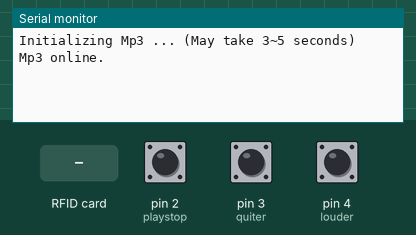
Simulated run of this sketch. Board: Arduino Mega 2560, built with avr-gcc and run on an emulated ATmega2560. Shown: the last lines printed to the serial monitor. The inputs (shaded band) are chosen by the test bench; at power-on: pin 2 (playstop) HIGH, pin 3 (quiter) HIGH, pin 4 (louder) HIGH. The audio player accepts every command and is not drawn.

Above: at 1.7 s.
1.8 s: pin 2 (playstop) pulled LOW for 0.15 s
At 3.0 s:
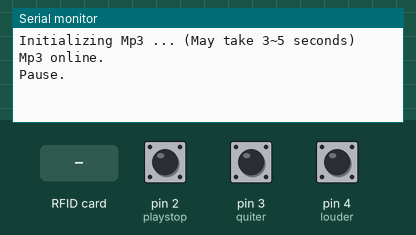
3.4 s: pin 3 (quiter) pulled LOW for 0.15 s
At 4.6 s:
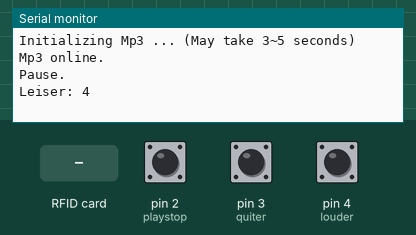
5.0 s: pin 4 (louder) pulled LOW for 0.15 s
At 5.7 s:
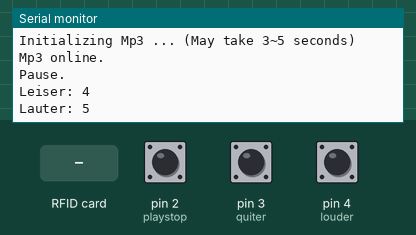
6.6 s: RFID card 5E 7A 19 C4 held to the reader
At 7.8 s:
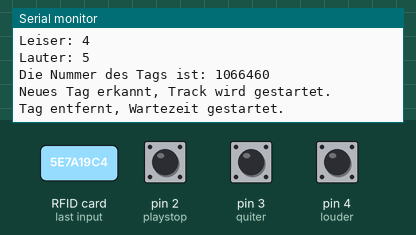
8.1 s: pin 2 (playstop) pulled LOW for 1 s
At 8.5 s:
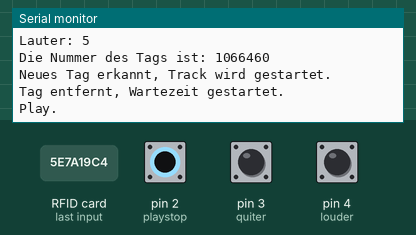
10.6 s: RFID card 5E 7A 19 C4 held to the reader
At 11.1 s:
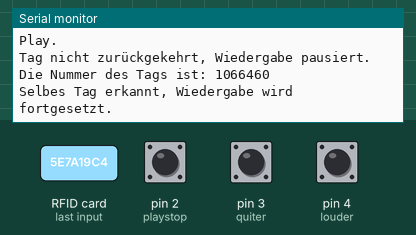

Measured:
- after the input at 1.8 s, the serial monitor: prints a new line at once (image 1)
- after the input at 3.4 s, the serial monitor: prints a new line at once (image 2)
- after the input at 5.0 s, the serial monitor: prints a new line at once (image 3)
- after the input at 6.6 s, the serial monitor: prints a new line at once (image 4)
- after the input at 8.1 s, the serial monitor: prints a new line at once (image 5)
- after the input at 10.6 s, the serial monitor: prints a new line at once (image 6)

The sketch:

hmyBox.ino
```cpp
#include "Arduino.h"
#include "SoftwareSerial.h"
#include <DFRobotDFPlayerMini.h>
#include <SPI.h>
#include <MFRC522.h>

#define SDA_PIN 53  // SDA ist der CS/SS-Pin
#define RST_PIN 5   // Reset-Pin
#define LED 13
#define playstop 2 // Taste für Play und Pause
#define louder 4   // Taste für Lauter
#define quiter 3   // Taste für Leiser

int isPause = 0;
int vol = 5;
const unsigned long debounceDelay = 50; // 50ms Entprellzeit
bool isTagPresent = false; // Speichert, ob ein Tag erkannt ist
unsigned long lastSeenTagTime = 0;  // Zeitstempel der letzten Tag-Erkennung

// Zustandsvariablen für Tasten
int lastPlayStopState = LOW;
int lastLouderState = LOW;
int lastQuieterState = LOW;
long lastTagCode = 0;               // Speichert den Code des letzten Tags
int lastTrackPosition = 0;          // Speichert die letzte Position des Tracks
unsigned long playbackStartTime = 0; // Zeitpunkt, an dem die Wiedergabe gestartet wurde
unsigned long pausedTime = 0;       // Gespeicherte Wiedergabezeit (geschätzt)


unsigned long lastDebounceTimePlayStop = 0;
unsigned long lastDebounceTimeLouder = 0;
unsigned long lastDebounceTimeQuieter = 0;
bool tagRemoved = false;             // Verfolgt, ob das Tag entfernt wurde
unsigned long tagRemoveStartTime = 0; // Zeitstempel, wann das Tag entfernt wurde
const unsigned long tagTimeout = 2000; // 2 Sekunden Timeout für Entfernen


SoftwareSerial mySoftwareSerial(10, 11); // RX, TX
DFRobotDFPlayerMini myDFPlayer;

MFRC522 mfrc522(SDA_PIN, RST_PIN); // RFID

void setup() {
  Serial.begin(9600);
  SPI.begin();
  mfrc522.PCD_Init();

  Serial.println(F("Initializing Mp3 ... (May take 3~5 seconds)"));
  mySoftwareSerial.begin(9600);
  if (!myDFPlayer.begin(mySoftwareSerial)) {
    Serial.println(F("Error: Mp3 Fehler."));
    while (true);
  } else
  myDFPlayer.playMp3Folder(1); // Spielt StartUp "0001.mp3" aus dem Ordner "ADVERT" ab
  Serial.println(F("Mp3 online."));
  myDFPlayer.volume(vol);


  pinMode(playstop, INPUT_PULLUP); // Interner Pull-Up-Widerstand
  pinMode(louder, INPUT_PULLUP);
  pinMode(quiter, INPUT_PULLUP);

}

void loop() {
  unsigned long currentTime = millis();

  // Play/Pause-Taste
  int currentPlayStopState = digitalRead(playstop);
  if (currentPlayStopState != lastPlayStopState && currentPlayStopState == LOW) {
    if (currentTime - lastDebounceTimePlayStop > debounceDelay) {
      lastDebounceTimePlayStop = currentTime;
      isPause = !isPause;
      if (isPause) {
        myDFPlayer.pause();
        Serial.println(F("Pause."));
      } else {
        myDFPlayer.start();
        Serial.println(F("Play."));
      }
    }
  }
  lastPlayStopState = currentPlayStopState;

  // Lauter-Taste
  int currentLouderState = digitalRead(louder);
  if (currentLouderState != lastLouderState && currentLouderState == LOW) {
    if (currentTime - lastDebounceTimeLouder > debounceDelay) {
      lastDebounceTimeLouder = currentTime;
      vol = min(vol + 1, 30);
      myDFPlayer.volume(vol);
      Serial.print(F("Lauter: "));
      Serial.println(vol);
    }
  }
  lastLouderState = currentLouderState;

  // Leiser-Taste
  int currentQuieterState = digitalRead(quiter);
  if (currentQuieterState != lastQuieterState && currentQuieterState == LOW) {
    if (currentTime - lastDebounceTimeQuieter > debounceDelay) {
      lastDebounceTimeQuieter = currentTime;
      vol = max(vol - 1, 0);
      myDFPlayer.volume(vol);
      Serial.print(F("Leiser: "));
      Serial.println(vol);
    }
  }
  lastQuieterState = currentQuieterState;

// Prüfen, ob ein neues Tag in Reichweite ist
  if (mfrc522.PICC_IsNewCardPresent() && mfrc522.PICC_ReadCardSerial()) {


    long code = 0;
    for (byte i = 0; i < mfrc522.uid.size; i++) { // Erkennt UID of NFC
      code = ((code + mfrc522.uid.uidByte[i]) * 10);
    }

        if (code == lastTagCode){
    lastSeenTagTime = currentTime; // Aktualisiere die Zeit, in der das Tag zuletzt erkannt wurde
    }

    if (!isTagPresent) {
      if(tagRemoved){
        Serial.print("Wartezeit gestoppt.");
        tagRemoved = false;
      }

      isTagPresent = true;
      Serial.print("Die Nummer des Tags ist: ");
      Serial.println(code);

      if (code == lastTagCode) {
        // Selbes Tag erkannt, Wiedergabe fortsetzen
        Serial.println("Selbes Tag erkannt, Wiedergabe wird fortgesetzt.");
        myDFPlayer.start(); // Wiedergabe an der letzten Position fortsetzen
      } else {
        // Neues Tag, Track abspielen
        lastTagCode = code;
            //readCard();

        Serial.println("Neues Tag erkannt, Track wird gestartet.");
         myDFPlayer.stop();
        switch(code){
          case 268187580:
            myDFPlayer.playFolder(1, 1); // Beispiel: Ordner 2, Track 1
            break;
          case 1609320:
            myDFPlayer.playFolder(1, 2); // Beispiel: Ordner 2, Track 2
            break;
          case 1662500:
            myDFPlayer.playFolder(1, 3); // Beispiel: Ordner 2, Track 3
            break;
          break;
        }

      }
    }
  }

  // Prüfen, ob das Tag entfernt wurde
  if (isTagPresent && currentTime - lastSeenTagTime > tagTimeout) {
    if (!tagRemoved) {
      tagRemoved = true;
      tagRemoveStartTime = currentTime;
      Serial.println("Tag entfernt, Wartezeit gestartet.");
    }

    // Wenn das Tag länger als 3 Sekunden entfernt ist, Wiedergabe pausieren
    if (tagRemoved && currentTime - tagRemoveStartTime > tagTimeout) {
      isTagPresent = false;
      tagRemoved = false;
      Serial.println("Tag nicht zurückgekehrt, Wiedergabe pausiert.");
      myDFPlayer.pause(); // Wiedergabe pausieren
    }
  }

  }

// zusätzliche Karten Informationen

  void readCard(){
    // UID der Karte ausgeben
  Serial.print("UID der Karte: ");
  for (byte i = 0; i < mfrc522.uid.size; i++) {
    Serial.print(mfrc522.uid.uidByte[i], HEX);
    Serial.print(" ");
  }
  Serial.println();

  // Standard-Schlüssel für Authentifizierung
  MFRC522::MIFARE_Key key;
  for (byte i = 0; i < 6; i++) key.keyByte[i] = 0xFF;

  // Block 4 lesen (Beispiel)
  byte block = 4; // Blocknummer
  byte buffer[18];
  byte bufferSize = sizeof(buffer);

  // Authentifizierung für den Sektor des Blocks
  if (mfrc522.PCD_Authenticate(MFRC522::PICC_CMD_MF_AUTH_KEY_A, block, &key, &(mfrc522.uid)) == MFRC522::STATUS_OK) {
    // Block lesen
    if (mfrc522.MIFARE_Read(block, buffer, &bufferSize) == MFRC522::STATUS_OK) {
      Serial.print("Block ");
      Serial.print(block);
      Serial.print(": ");
      for (byte i = 0; i < 16; i++) { // 16 Bytes pro Block
        Serial.print(buffer[i], HEX);
        Serial.print(" ");
      }
      Serial.println();
    } else {
      Serial.println("Fehler beim Lesen des Blocks.");
    }
    mfrc522.PICC_HaltA(); // Karte pausieren
    mfrc522.PCD_StopCrypto1(); // Authentifizierung stoppen
  } else {
    Serial.println("Authentifizierung fehlgeschlagen.");
  }
  }
```
